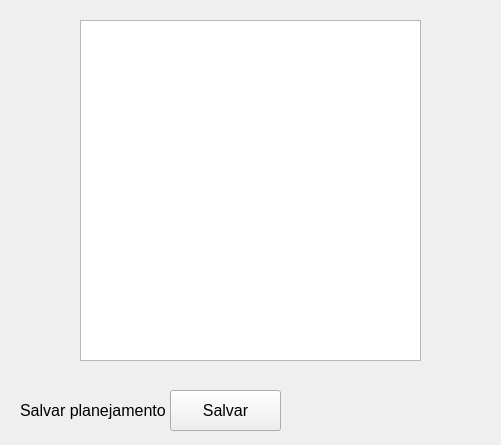
<?xml version="1.0" encoding="UTF-8"?>
<ui version="4.0">
 <class>MainWindow</class>
 <widget class="QMainWindow" name="MainWindow">
  <property name="geometry">
   <rect>
    <x>0</x>
    <y>0</y>
    <width>501</width>
    <height>445</height>
   </rect>
  </property>
  <property name="windowTitle">
   <string>Planejamento Experimental</string>
  </property>
  <property name="windowIcon">
   <iconset>
    <normaloff>box_ico.ico</normaloff>box_ico.ico</iconset>
  </property>
  <widget class="QWidget" name="centralwidget">
   <widget class="QTableWidget" name="tabela_planejamento">
    <property name="geometry">
     <rect>
      <x>80</x>
      <y>20</y>
      <width>341</width>
      <height>341</height>
     </rect>
    </property>
   </widget>
   <widget class="QLabel" name="label">
    <property name="geometry">
     <rect>
      <x>20</x>
      <y>390</y>
      <width>161</width>
      <height>41</height>
     </rect>
    </property>
    <property name="font">
     <font>
      <pointsize>12</pointsize>
     </font>
    </property>
    <property name="text">
     <string>Salvar planejamento</string>
    </property>
   </widget>
   <widget class="QPushButton" name="btn_salvar_planejamento">
    <property name="geometry">
     <rect>
      <x>170</x>
      <y>390</y>
      <width>111</width>
      <height>41</height>
     </rect>
    </property>
    <property name="font">
     <font>
      <pointsize>12</pointsize>
     </font>
    </property>
    <property name="text">
     <string>Salvar</string>
    </property>
   </widget>
  </widget>
 </widget>
 <resources/>
 <connections/>
</ui>
